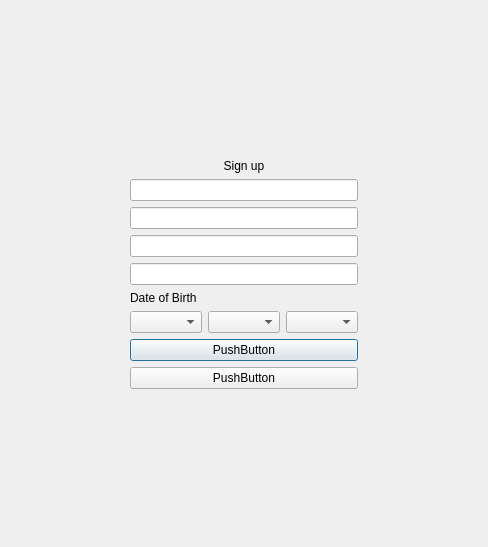
<?xml version="1.0" encoding="UTF-8"?>
<ui version="4.0">
 <class>SignUpWindow</class>
 <widget class="QDialog" name="SignUpWindow">
  <property name="geometry">
   <rect>
    <x>0</x>
    <y>0</y>
    <width>488</width>
    <height>547</height>
   </rect>
  </property>
  <property name="windowTitle">
   <string>Sign Up | Banking Direct</string>
  </property>
  <layout class="QHBoxLayout" name="horizontalLayout_2">
   <item>
    <spacer name="horizontalSpacer">
     <property name="orientation">
      <enum>Qt::Horizontal</enum>
     </property>
     <property name="sizeHint" stdset="0">
      <size>
       <width>40</width>
       <height>20</height>
      </size>
     </property>
    </spacer>
   </item>
   <item>
    <layout class="QVBoxLayout" name="verticalLayout_3">
     <item>
      <spacer name="verticalSpacer_2">
       <property name="orientation">
        <enum>Qt::Vertical</enum>
       </property>
       <property name="sizeHint" stdset="0">
        <size>
         <width>20</width>
         <height>40</height>
        </size>
       </property>
      </spacer>
     </item>
     <item>
      <widget class="QLabel" name="label_signup">
       <property name="sizePolicy">
        <sizepolicy hsizetype="Preferred" vsizetype="Fixed">
         <horstretch>0</horstretch>
         <verstretch>0</verstretch>
        </sizepolicy>
       </property>
       <property name="text">
        <string>Sign up</string>
       </property>
       <property name="alignment">
        <set>Qt::AlignCenter</set>
       </property>
      </widget>
     </item>
     <item>
      <widget class="QLineEdit" name="lineEdit_email"/>
     </item>
     <item>
      <widget class="QLineEdit" name="lineEdit_username"/>
     </item>
     <item>
      <widget class="QLineEdit" name="lineEdit_password"/>
     </item>
     <item>
      <widget class="QLineEdit" name="lineEdit_confirmPassword"/>
     </item>
     <item>
      <layout class="QVBoxLayout" name="verticalLayout_2">
       <item>
        <widget class="QLabel" name="label_2">
         <property name="sizePolicy">
          <sizepolicy hsizetype="Preferred" vsizetype="Fixed">
           <horstretch>0</horstretch>
           <verstretch>0</verstretch>
          </sizepolicy>
         </property>
         <property name="text">
          <string>Date of Birth</string>
         </property>
        </widget>
       </item>
       <item>
        <layout class="QHBoxLayout" name="horizontalLayout">
         <item>
          <widget class="QComboBox" name="comboBox_day"/>
         </item>
         <item>
          <widget class="QComboBox" name="comboBox_month"/>
         </item>
         <item>
          <widget class="QComboBox" name="comboBox_year"/>
         </item>
        </layout>
       </item>
      </layout>
     </item>
     <item>
      <widget class="QPushButton" name="pushButton_createAccount">
       <property name="text">
        <string>PushButton</string>
       </property>
      </widget>
     </item>
     <item>
      <widget class="QPushButton" name="pushButton_back">
       <property name="text">
        <string>PushButton</string>
       </property>
      </widget>
     </item>
     <item>
      <spacer name="verticalSpacer">
       <property name="orientation">
        <enum>Qt::Vertical</enum>
       </property>
       <property name="sizeHint" stdset="0">
        <size>
         <width>20</width>
         <height>40</height>
        </size>
       </property>
      </spacer>
     </item>
    </layout>
   </item>
   <item>
    <spacer name="horizontalSpacer_2">
     <property name="orientation">
      <enum>Qt::Horizontal</enum>
     </property>
     <property name="sizeHint" stdset="0">
      <size>
       <width>40</width>
       <height>20</height>
      </size>
     </property>
    </spacer>
   </item>
  </layout>
 </widget>
 <resources/>
 <connections/>
</ui>
